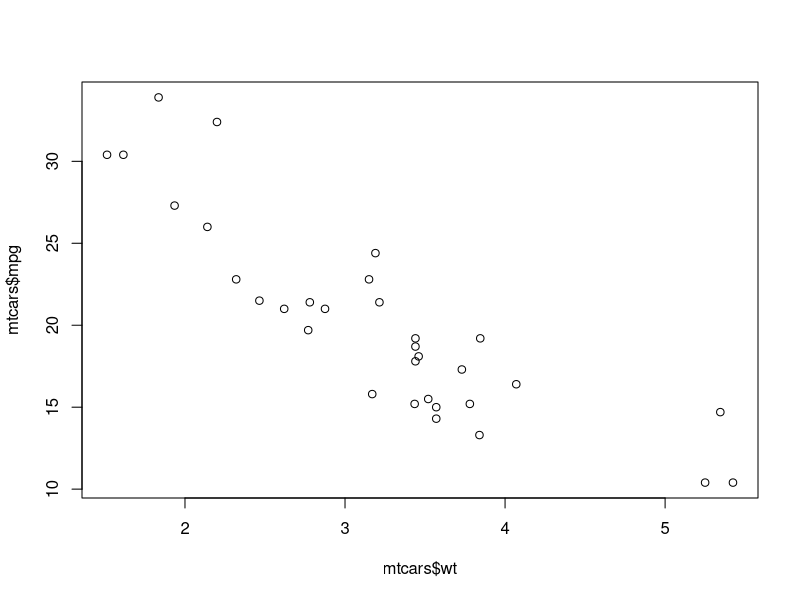
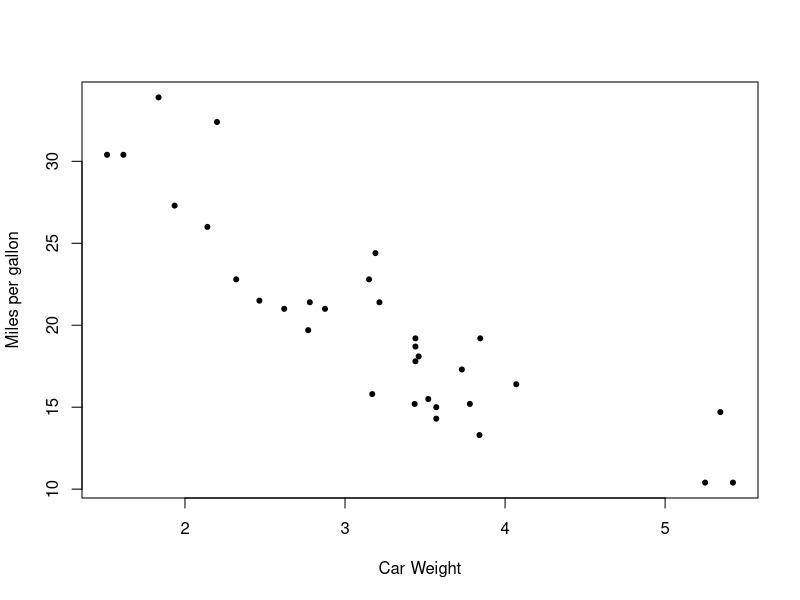

The R script that drew these images, in order: (Note: this script raises an error after producing the figures.)
data("mtcars")

plot(x = mtcars$wt, y = mtcars$mpg)
plot(x = mtcars$wt, y = mtcars$mpg,
     xlab = "Car Weight",
     ylab = "Miles per gallon",
     font.lab = 6,
     pch = 20)

ggplot(mtcars, aes(x = wt, y = mpg)) + 
  geom_point() +
  geom_smooth (method = lm, se = FALSE) +
  geom_point(aes(color = wt)) +
  xlab("Weight") +
  ylab("Miles per Gallon") +
  theme_classic() +
  scale_color_gradient(low = "forestgreen", high = "black")+
  scale_y_log10()
